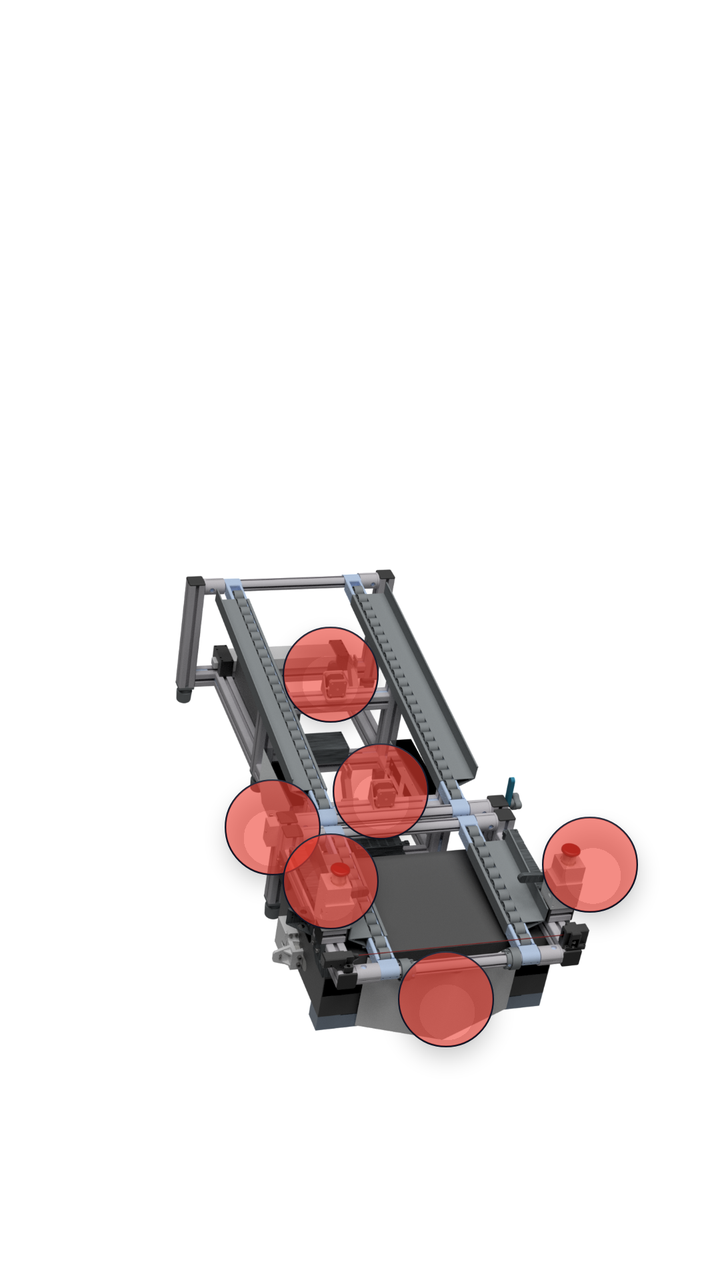
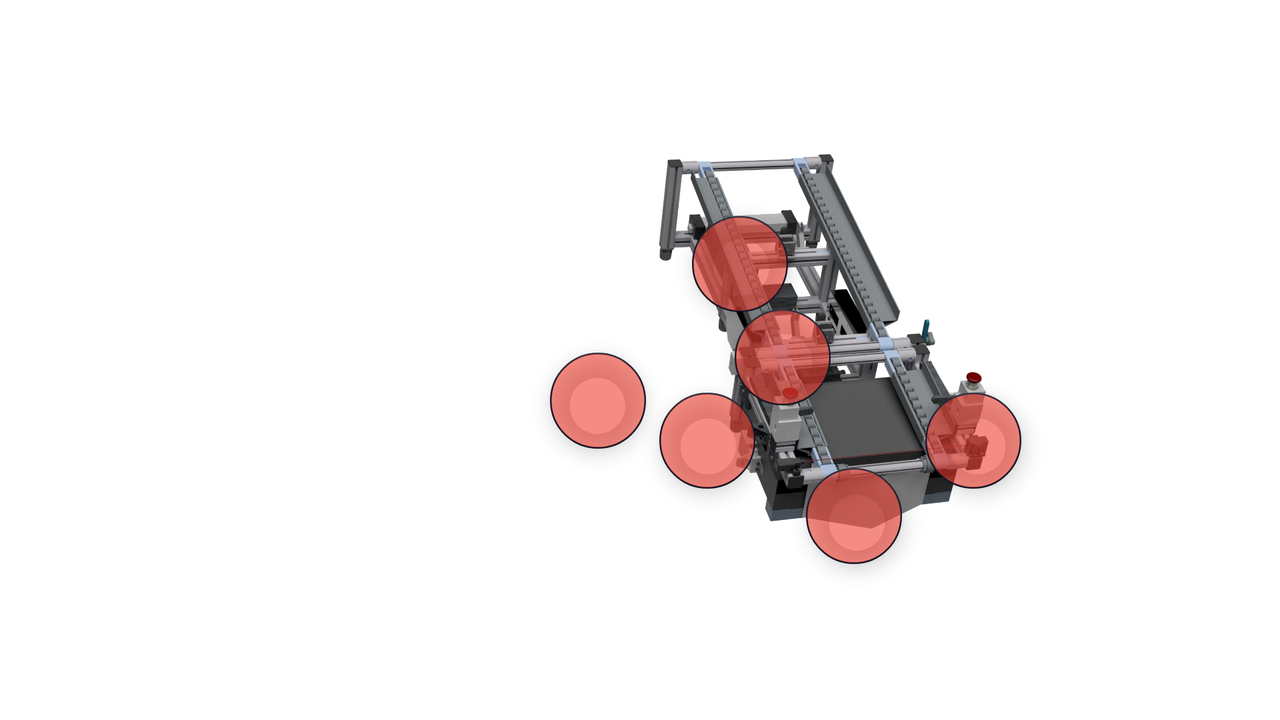

An Android layout and its configuration variant, each rendered on a device that would load it. The default file and the variant file are quoted in full after the pictures.
<!-- AndroidManifest.xml: application theme Theme.LiftingUnitMQTT -->
<!-- res/layout/activity_main.xml -->
<?xml version="1.0" encoding="utf-8"?>
<androidx.constraintlayout.widget.ConstraintLayout xmlns:android="http://schemas.android.com/apk/res/android"
    xmlns:app="http://schemas.android.com/apk/res-auto"
    xmlns:tools="http://schemas.android.com/tools"
    android:layout_width="match_parent"
    android:layout_height="match_parent"
    tools:context=".MainActivity">

    <androidx.fragment.app.FragmentContainerView
        android:id="@+id/fcvOverviewMain"
        android:layout_width="match_parent"
        android:layout_height="match_parent"
        android:layout_margin="4dp"
        app:layout_constrainedHeight="true"
        app:layout_constraintBottom_toTopOf="@+id/guideline15"
        app:layout_constraintEnd_toEndOf="parent"
        app:layout_constraintStart_toStartOf="parent"
        app:layout_constraintTop_toTopOf="parent"
        tools:layout="@layout/fragment_overview" />

    <androidx.constraintlayout.widget.Guideline
        android:id="@+id/guideline15"
        android:layout_width="wrap_content"
        android:layout_height="wrap_content"
        android:orientation="horizontal"
        app:layout_constraintGuide_percent="0.3" />


    <androidx.constraintlayout.widget.ConstraintLayout
        android:id="@+id/clLiftingUnit"
        android:layout_width="wrap_content"
        android:layout_height="wrap_content"
        app:layout_constrainedHeight="true"
        app:layout_constrainedWidth="true"
        app:layout_constraintBottom_toBottomOf="parent"
        app:layout_constraintEnd_toEndOf="parent"
        app:layout_constraintStart_toStartOf="parent"
        app:layout_constraintTop_toBottomOf="@+id/fcvOverviewMain">


        <ImageView
            android:id="@+id/ivLiftingUnit"
            android:layout_width="wrap_content"
            android:layout_height="wrap_content"
            android:clickable="true"
            android:scaleType="fitCenter"
            android:src="@drawable/lifting_unit"
            app:layout_constraintBottom_toBottomOf="parent"
            app:layout_constraintEnd_toEndOf="parent"
            app:layout_constraintHorizontal_bias="0.0"
            app:layout_constraintStart_toStartOf="parent"
            app:layout_constraintTop_toTopOf="parent"
            app:layout_constraintVertical_bias="0.0" />

        <com.google.android.material.floatingactionbutton.FloatingActionButton
            android:id="@+id/btnSingleStepMotor1"
            android:layout_width="48dp"
            android:layout_height="48dp"
            android:layout_marginTop="-24dp"
            android:layout_marginEnd="-24dp"
            android:backgroundTint="@color/main_buttons"
            app:layout_constraintEnd_toStartOf="@+id/guideline6"
            app:layout_constraintTop_toTopOf="@+id/guideline7" />


        <com.google.android.material.floatingactionbutton.FloatingActionButton
            android:id="@+id/btnSingleStepMotor2"
            android:layout_width="48dp"
            android:layout_height="48dp"
            android:layout_marginEnd="-24dp"
            android:layout_marginBottom="-24dp"
            android:backgroundTint="@color/main_buttons"
            app:layout_constraintBottom_toTopOf="@+id/guideline10"
            app:layout_constraintEnd_toStartOf="@+id/guideline8" />

        <com.google.android.material.floatingactionbutton.FloatingActionButton
            android:id="@+id/btnLight"
            android:layout_width="48dp"
            android:layout_height="48dp"
            android:layout_marginEnd="-24dp"
            android:layout_marginBottom="-24dp"
            android:backgroundTint="@color/main_buttons"
            app:layout_constraintBottom_toTopOf="@+id/guideline3"
            app:layout_constraintEnd_toStartOf="@+id/guideline9" />

        <com.google.android.material.floatingactionbutton.FloatingActionButton
            android:id="@+id/btnStepMotor2"
            android:layout_width="48dp"
            android:layout_height="48dp"
            android:layout_marginTop="-24dp"
            android:layout_marginEnd="-24dp"
            android:backgroundTint="@color/main_buttons"
            app:layout_constraintEnd_toStartOf="@+id/guideline5"
            app:layout_constraintTop_toTopOf="@+id/guideline14" />

        <com.google.android.material.floatingactionbutton.FloatingActionButton
            android:id="@+id/btnLiftTable"
            android:layout_width="48dp"
            android:layout_height="48dp"
            android:layout_marginEnd="-24dp"
            android:layout_marginBottom="-24dp"
            android:backgroundTint="@color/main_buttons"
            app:layout_constraintBottom_toTopOf="@+id/guideline12"
            app:layout_constraintEnd_toStartOf="@+id/guideline11" />

        <androidx.constraintlayout.widget.Guideline
            android:id="@+id/guideline2"
            android:layout_width="wrap_content"
            android:layout_height="wrap_content"
            android:orientation="vertical"
            app:layout_constraintGuide_percent="0.46" />

        <androidx.constraintlayout.widget.Guideline
            android:id="@+id/guideline3"
            android:layout_width="wrap_content"
            android:layout_height="wrap_content"
            android:orientation="horizontal"
            app:layout_constraintGuide_percent="0.5" />

        <com.google.android.material.floatingactionbutton.FloatingActionButton
            android:id="@+id/btnStepMotor1"
            android:layout_width="48dp"
            android:layout_height="48dp"

            android:layout_marginEnd="-24dp"
            android:layout_marginBottom="-24dp"
            android:backgroundTint="@color/main_buttons"
            app:layout_constraintBottom_toTopOf="@+id/guideline13"
            app:layout_constraintEnd_toStartOf="@+id/guideline2" />

        <androidx.constraintlayout.widget.Guideline
            android:id="@+id/guideline5"
            android:layout_width="wrap_content"
            android:layout_height="wrap_content"
            android:orientation="vertical"
            app:layout_constraintGuide_percent="0.82" />

        <androidx.constraintlayout.widget.Guideline
            android:id="@+id/guideline6"
            android:layout_width="wrap_content"
            android:layout_height="wrap_content"
            android:orientation="vertical"
            app:layout_constraintGuide_percent="0.46" />

        <androidx.constraintlayout.widget.Guideline
            android:id="@+id/guideline7"
            android:layout_width="wrap_content"
            android:layout_height="wrap_content"
            android:orientation="horizontal"
            app:layout_constraintGuide_percent="0.33" />

        <androidx.constraintlayout.widget.Guideline
            android:id="@+id/guideline8"
            android:layout_width="wrap_content"
            android:layout_height="wrap_content"
            android:orientation="vertical"
            app:layout_constraintGuide_percent="0.53" />

        <androidx.constraintlayout.widget.Guideline
            android:id="@+id/guideline9"
            android:layout_width="wrap_content"
            android:layout_height="wrap_content"
            android:orientation="vertical"
            app:layout_constraintGuide_percent="0.38" />


        <androidx.constraintlayout.widget.Guideline
            android:id="@+id/guideline11"
            android:layout_width="wrap_content"
            android:layout_height="wrap_content"
            android:orientation="vertical"
            app:layout_constraintGuide_percent="0.62" />

        <androidx.constraintlayout.widget.Guideline
            android:id="@+id/guideline12"
            android:layout_width="wrap_content"
            android:layout_height="wrap_content"
            android:orientation="horizontal"
            app:layout_constraintGuide_percent="0.69" />

        <androidx.constraintlayout.widget.Guideline
            android:id="@+id/guideline10"
            android:layout_width="wrap_content"
            android:layout_height="wrap_content"
            android:orientation="horizontal"
            app:layout_constraintGuide_percent="0.46" />

        <androidx.constraintlayout.widget.Guideline
            android:id="@+id/guideline13"
            android:layout_width="wrap_content"
            android:layout_height="wrap_content"
            android:orientation="horizontal"
            app:layout_constraintGuide_percent="0.56" />

        <androidx.constraintlayout.widget.Guideline
            android:id="@+id/guideline14"
            android:layout_width="wrap_content"
            android:layout_height="wrap_content"
            android:orientation="horizontal"
            app:layout_constraintGuide_percent="0.54" />

    </androidx.constraintlayout.widget.ConstraintLayout>


</androidx.constraintlayout.widget.ConstraintLayout>
<!-- res/layout/fragment_overview.xml (included above) -->
<?xml version="1.0" encoding="utf-8"?>
<androidx.constraintlayout.widget.ConstraintLayout xmlns:android="http://schemas.android.com/apk/res/android"
    xmlns:app="http://schemas.android.com/apk/res-auto"
    xmlns:tools="http://schemas.android.com/tools"
    style="@android:style/TextAppearance.DeviceDefault.Medium"
    android:layout_width="match_parent"
    android:layout_height="match_parent"
    tools:context=".MainActivity">

    <androidx.cardview.widget.CardView
        android:id="@+id/cvOverview"
        android:layout_width="match_parent"
        android:layout_height="match_parent"
        android:layout_margin="4dp"
        android:backgroundTint="?attr/colorPrimary"
        app:cardCornerRadius="24dp"
        app:cardElevation="0dp"
        app:contentPadding="8dp"
        app:layout_constrainedHeight="true"
        app:layout_constrainedWidth="true"
        app:layout_constraintBottom_toBottomOf="parent"
        app:layout_constraintEnd_toEndOf="parent"
        app:layout_constraintStart_toStartOf="parent"
        app:layout_constraintTop_toTopOf="parent">

        <LinearLayout
            android:layout_width="match_parent"
            android:layout_height="match_parent"
            android:layout_marginVertical="8dp"
            android:orientation="horizontal"
            android:weightSum="2"
            app:layout_constraintEnd_toEndOf="parent"
            app:layout_constraintStart_toStartOf="parent"
            app:layout_constraintTop_toTopOf="parent">

            <LinearLayout
                android:id="@+id/llLeft"
                android:layout_width="match_parent"
                android:layout_height="match_parent"
                android:layout_weight="1"
                android:orientation="vertical"
                android:padding="2dp"
                android:weightSum="6"
                app:layout_constraintEnd_toEndOf="parent"
                app:layout_constraintStart_toStartOf="parent"
                app:layout_constraintTop_toTopOf="parent">

                <TextView
                    android:id="@+id/tvSwitch1Header"
                    android:layout_width="match_parent"
                    android:layout_height="0dp"
                    android:layout_weight="1"
                    android:maxLines="1"
                    android:padding="2dp"
                    android:text="roll switch 1 status"
                    android:textColor="?attr/colorOnPrimary"
                    android:textSize="14sp" />

                <TextView
                    android:id="@+id/tvSwitch1"
                    android:layout_width="match_parent"
                    android:layout_height="0dp"
                    android:layout_weight="1"
                    android:maxLines="1"
                    android:padding="2dp"
                    android:textSize="13sp" />

                <TextView
                    android:id="@+id/tvSwitch2Header"
                    android:layout_width="match_parent"
                    android:layout_height="0dp"
                    android:layout_weight="1"
                    android:maxLines="1"
                    android:padding="2dp"
                    android:text="roll switch 2 status"
                    android:textColor="?attr/colorOnPrimary"
                    android:textSize="14sp" />

                <TextView
                    android:id="@+id/tvSwitch2"
                    android:layout_width="match_parent"
                    android:layout_height="0dp"
                    android:layout_weight="1"
                    android:maxLines="1"
                    android:padding="2dp"
                    android:textSize="13sp" />

                <TextView
                    android:id="@+id/tvUltrasoundBarrierHeader"
                    android:layout_width="match_parent"
                    android:layout_height="0dp"
                    android:layout_weight="1"
                    android:maxLines="1"
                    android:padding="2dp"
                    android:text="height sensor status"
                    android:textColor="?attr/colorOnPrimary"
                    android:textSize="13sp" />

                <TextView
                    android:id="@+id/tvUltrasoundBarrier"
                    android:layout_width="match_parent"
                    android:layout_height="0dp"
                    android:layout_weight="1"
                    android:maxLines="1"
                    android:padding="2dp"
                    android:textSize="13sp" />
            </LinearLayout>

            <LinearLayout
                android:id="@+id/llRight"
                android:layout_width="match_parent"
                android:layout_height="match_parent"
                android:layout_weight="1"
                android:orientation="vertical"
                android:padding="2dp"
                android:weightSum="6"
                app:layout_constraintEnd_toEndOf="parent"
                app:layout_constraintStart_toStartOf="parent"
                app:layout_constraintTop_toTopOf="parent">

                <TextView
                    android:id="@+id/tvEmergencyStopHeader"
                    android:layout_width="match_parent"
                    android:layout_height="0dp"
                    android:layout_gravity="end"
                    android:layout_weight="1"
                    android:maxLines="1"
                    android:padding="2dp"
                    android:text="emergency stop status"
                    android:textAlignment="viewEnd"
                    android:textColor="?attr/colorOnPrimary"
                    android:textSize="14sp" />

                <TextView
                    android:id="@+id/tvEmergencyStop"
                    android:layout_width="match_parent"
                    android:layout_height="0dp"
                    android:layout_gravity="end"
                    android:layout_marginEnd="8dp"
                    android:layout_weight="1"
                    android:maxLines="1"
                    android:padding="2dp"
                    android:textAlignment="viewEnd"
                    android:textSize="13sp" />

                <TextView
                    android:id="@+id/tvLightBarrierHeader"
                    android:layout_width="match_parent"
                    android:layout_height="0dp"
                    android:layout_gravity="end"
                    android:layout_weight="1"
                    android:maxLines="1"
                    android:padding="2dp"
                    android:text="light barrier status"
                    android:textAlignment="viewEnd"
                    android:textColor="?attr/colorOnPrimary"
                    android:textSize="14sp" />

                <TextView
                    android:id="@+id/tvLightBarrier"
                    android:layout_width="match_parent"
                    android:layout_height="0dp"
                    android:layout_gravity="end"
                    android:layout_marginEnd="8dp"
                    android:layout_weight="1"
                    android:maxLines="1"
                    android:padding="2dp"
                    android:textAlignment="viewEnd"
                    android:textSize="13sp" />

                <TextView
                    android:id="@+id/tvConnectionStatusHeader"
                    android:layout_width="match_parent"
                    android:layout_height="0dp"
                    android:layout_gravity="end"
                    android:layout_weight="1"
                    android:maxLines="1"
                    android:padding="2dp"
                    android:text="broker address"
                    android:textAlignment="viewEnd"
                    android:textColor="?attr/colorOnPrimary"
                    android:textSize="14sp" />

                <TextView
                    android:id="@+id/tvConnectionStatus"
                    android:layout_width="match_parent"
                    android:layout_height="0dp"
                    android:layout_gravity="end"
                    android:layout_marginEnd="8dp"
                    android:layout_weight="1"
                    android:maxLines="1"
                    android:padding="2dp"
                    android:textAlignment="viewEnd"
                    android:textSize="13sp" />

            </LinearLayout>

        </LinearLayout>

    </androidx.cardview.widget.CardView>

</androidx.constraintlayout.widget.ConstraintLayout>
<!-- resources referenced by this layout -->
<resources>
  <color name="main_buttons">#96F44336</color>
  <!-- drawable lifting_unit: png bitmap (drawable-v24, 882362 bytes) -->
  <style name="Theme.LiftingUnitMQTT" parent="Theme.MaterialComponents.DayNight.NoActionBar">
          
          <item name="colorPrimary">@color/grey</item>
          <item name="colorPrimaryVariant">@color/white</item>
          <item name="colorOnPrimary">@color/white</item>
          
          <item name="colorSecondary">@color/dark_blue</item>
          <item name="colorSecondaryVariant">@color/dark_grey</item>
          <item name="colorOnSecondary">@color/white</item>
          
          <item name="android:statusBarColor">@color/white</item>
          <item name="android:windowLightStatusBar">@color/white</item>
          
          <item name="android:windowBackground">@color/white</item>
      </style>
  <color name="grey">#888888</color>
  <color name="white">#FFFFFFFF</color>
  <color name="dark_blue">#111627</color>
  <color name="dark_grey">#333333</color>
</resources>
<!-- res/layout-land/activity_main.xml (the repository's variant of the layout above) -->
<!-- drawn on the phone turned sideways -->
<?xml version="1.0" encoding="utf-8"?>
<LinearLayout xmlns:android="http://schemas.android.com/apk/res/android"
    xmlns:app="http://schemas.android.com/apk/res-auto"
    xmlns:tools="http://schemas.android.com/tools"
    android:layout_width="match_parent"
    android:layout_height="match_parent"
    android:orientation="horizontal"
    android:weightSum="4"
    tools:context=".MainActivity">

    <androidx.fragment.app.FragmentContainerView
        android:id="@+id/fcvOverviewMain"
        android:layout_width="0dp"
        android:layout_height="match_parent"
        android:layout_margin="4dp"
        android:layout_weight="1"
        tools:layout="@layout/fragment_overview" />

    <androidx.constraintlayout.widget.ConstraintLayout
        android:id="@+id/clLiftingUnit"
        android:layout_width="0dp"
        android:layout_height="wrap_content"
        android:layout_weight="3">

        <ImageView
            android:id="@+id/ivLiftingUnit"
            android:layout_width="wrap_content"
            android:layout_height="wrap_content"
            android:scaleType="fitCenter"
            android:src="@drawable/lifting_unit"
            app:layout_constrainedHeight="true"
            app:layout_constraintBottom_toBottomOf="parent"
            app:layout_constraintEnd_toEndOf="parent"
            app:layout_constraintStart_toStartOf="parent"
            app:layout_constraintTop_toTopOf="parent" />

        <androidx.constraintlayout.widget.Guideline
            android:id="@+id/glhSingleStepMotor1"
            android:layout_width="wrap_content"
            android:layout_height="wrap_content"
            android:orientation="horizontal"
            app:layout_constraintGuide_percent="0.3" />

        <androidx.constraintlayout.widget.Guideline
            android:id="@+id/glvSingleStepMotor1"
            android:layout_width="wrap_content"
            android:layout_height="wrap_content"
            android:orientation="vertical"
            app:layout_constraintGuide_percent="0.38" />

        <com.google.android.material.floatingactionbutton.FloatingActionButton
            android:id="@+id/btnSingleStepMotor1"
            android:layout_width="48dp"
            android:layout_height="48dp"
            android:layout_marginBottom="60dp"
            android:backgroundTint="@color/main_buttons"
            app:layout_constraintStart_toStartOf="@id/glvSingleStepMotor1"
            app:layout_constraintTop_toTopOf="@id/glhSingleStepMotor1" />

        <androidx.constraintlayout.widget.Guideline
            android:id="@+id/glhSingleStepMotor2"
            android:layout_width="wrap_content"
            android:layout_height="wrap_content"
            android:orientation="horizontal"
            app:layout_constraintGuide_percent="0.43" />

        <androidx.constraintlayout.widget.Guideline
            android:id="@+id/glvSingleStepMotor2"
            android:layout_width="wrap_content"
            android:layout_height="wrap_content"
            android:orientation="vertical"
            app:layout_constraintGuide_percent="0.425" />

        <com.google.android.material.floatingactionbutton.FloatingActionButton
            android:id="@+id/btnSingleStepMotor2"
            android:layout_width="48dp"
            android:layout_height="48dp"
            android:layout_marginBottom="60dp"
            android:backgroundTint="@color/main_buttons"
            app:layout_constraintStart_toStartOf="@id/glvSingleStepMotor2"
            app:layout_constraintTop_toTopOf="@id/glhSingleStepMotor2" />

        <androidx.constraintlayout.widget.Guideline
            android:id="@+id/glhLight"
            android:layout_width="wrap_content"
            android:layout_height="wrap_content"
            android:orientation="horizontal"
            app:layout_constraintGuide_percent="0.49" />

        <androidx.constraintlayout.widget.Guideline
            android:id="@+id/glvLight"
            android:layout_width="wrap_content"
            android:layout_height="wrap_content"
            android:orientation="vertical"
            app:layout_constraintGuide_percent="0.23" />

        <com.google.android.material.floatingactionbutton.FloatingActionButton
            android:id="@+id/btnLight"
            android:layout_width="48dp"
            android:layout_height="48dp"
            android:layout_marginBottom="60dp"
            android:backgroundTint="@color/main_buttons"
            app:layout_constraintStart_toStartOf="@id/glvLight"
            app:layout_constraintTop_toTopOf="@id/glhLight" />

        <androidx.constraintlayout.widget.Guideline
            android:id="@+id/glhStepMotor1"
            android:layout_width="wrap_content"
            android:layout_height="wrap_content"
            android:orientation="horizontal"
            app:layout_constraintGuide_percent="0.545" />

        <androidx.constraintlayout.widget.Guideline
            android:id="@+id/glvStepMotor1"
            android:layout_width="wrap_content"
            android:layout_height="wrap_content"
            android:orientation="vertical"
            app:layout_constraintGuide_percent="0.345" />

        <com.google.android.material.floatingactionbutton.FloatingActionButton
            android:id="@+id/btnStepMotor1"
            android:layout_width="48dp"
            android:layout_height="48dp"
            android:layout_marginBottom="60dp"
            android:backgroundTint="@color/main_buttons"
            app:layout_constraintStart_toStartOf="@id/glvStepMotor1"
            app:layout_constraintTop_toTopOf="@id/glhStepMotor1" />

        <androidx.constraintlayout.widget.Guideline
            android:id="@+id/glhStepMotor2"
            android:layout_width="wrap_content"
            android:layout_height="wrap_content"
            android:orientation="horizontal"
            app:layout_constraintGuide_percent="0.545" />

        <androidx.constraintlayout.widget.Guideline
            android:id="@+id/glvStepMotor2"
            android:layout_width="wrap_content"
            android:layout_height="wrap_content"
            android:orientation="vertical"
            app:layout_constraintGuide_percent="0.626" />

        <com.google.android.material.floatingactionbutton.FloatingActionButton
            android:id="@+id/btnStepMotor2"
            android:layout_width="48dp"
            android:layout_height="48dp"
            android:layout_marginBottom="60dp"
            android:backgroundTint="@color/main_buttons"
            app:layout_constraintStart_toStartOf="@id/glvStepMotor2"
            app:layout_constraintTop_toTopOf="@id/glhStepMotor2" />

        <androidx.constraintlayout.widget.Guideline
            android:id="@+id/glhLiftTable"
            android:layout_width="wrap_content"
            android:layout_height="wrap_content"
            android:orientation="horizontal"
            app:layout_constraintGuide_percent="0.65" />

        <androidx.constraintlayout.widget.Guideline
            android:id="@+id/glvLiftTable"
            android:layout_width="wrap_content"
            android:layout_height="wrap_content"
            android:orientation="vertical"
            app:layout_constraintGuide_percent="0.5" />

        <com.google.android.material.floatingactionbutton.FloatingActionButton
            android:id="@+id/btnLiftTable"
            android:layout_width="48dp"
            android:layout_height="48dp"
            android:layout_marginBottom="60dp"
            android:backgroundTint="@color/main_buttons"
            app:layout_constraintStart_toStartOf="@id/glvLiftTable"
            app:layout_constraintTop_toTopOf="@id/glhLiftTable" />

    </androidx.constraintlayout.widget.ConstraintLayout>

</LinearLayout>
